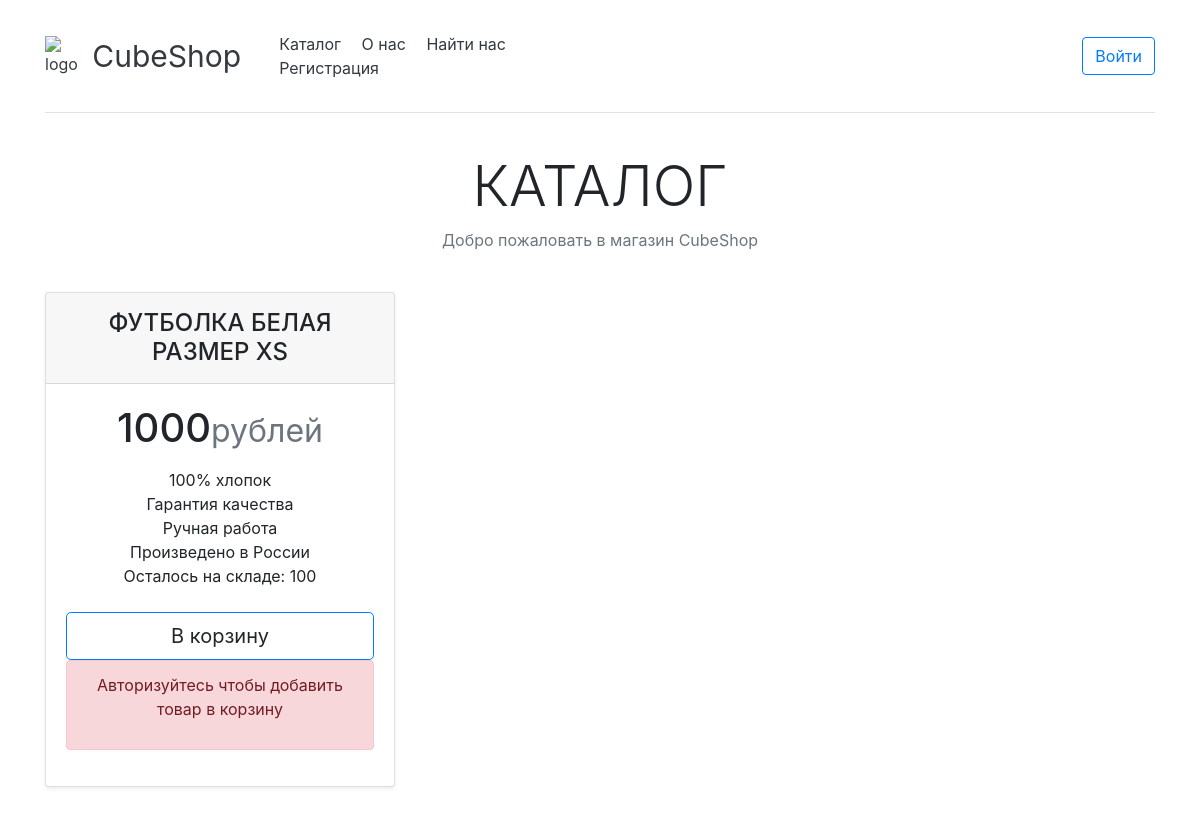
Before: / with the older database file.
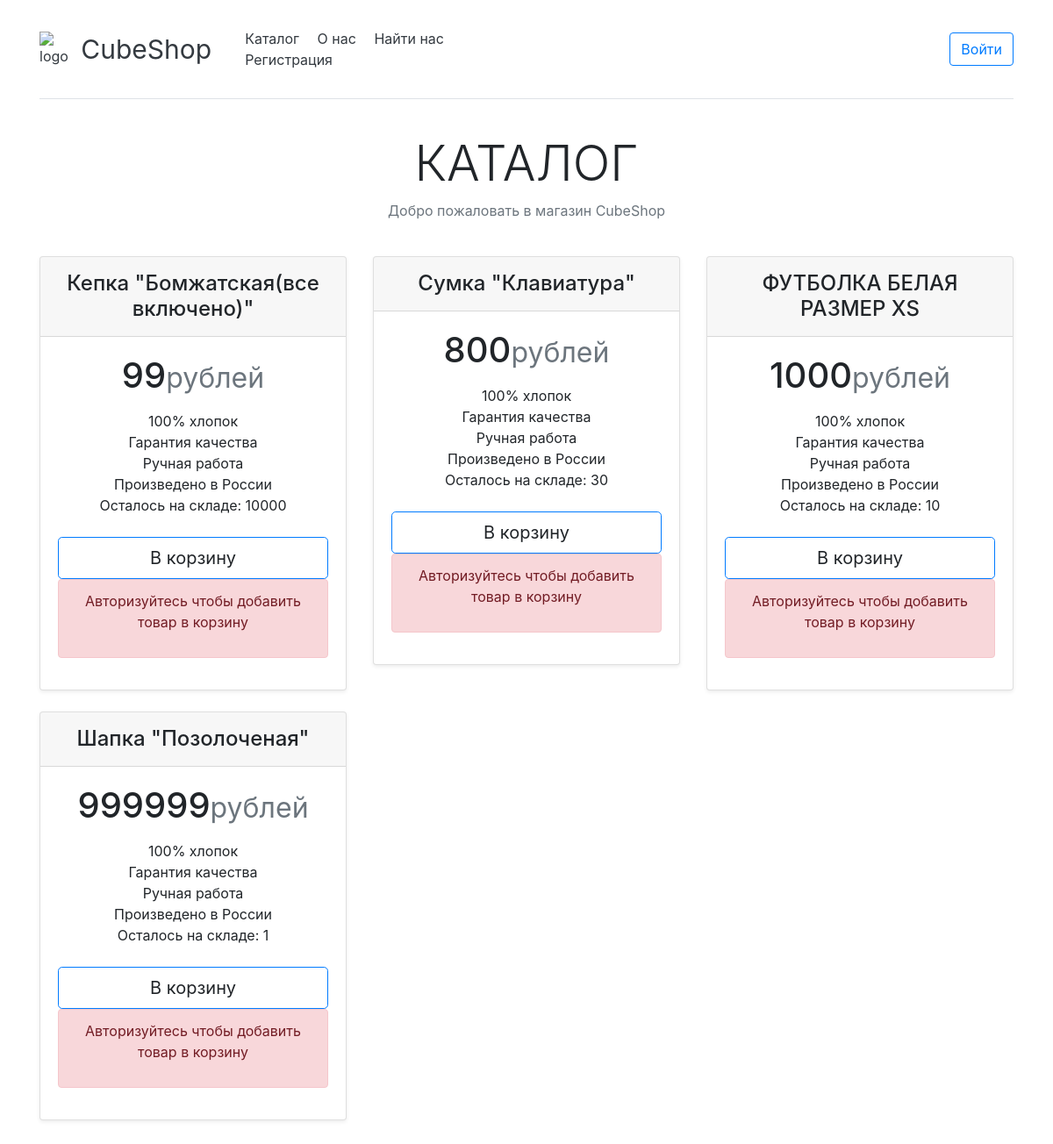
After: the same page with the newer database file.
### main.py (models this page shows, shortened)
class Item(db.Model):
    id = db.Column(db.Integer, primary_key=True)
    title = db.Column(db.String(100), nullable=False)
    price = db.Column(db.Integer, nullable=False)
    rest = db.Column(db.Integer, nullable=False)

### main.py (the view)
@app.route('/')
def home():
    items = Item.query.order_by(Item.price).all()
    return render_template('home.html', data=items)

### templates/home.html (shortened to what this page needs)
{% extends 'super.html' %}
{% block body %}
 <div class="pricing-header p-3 pb-md-4 mx-auto text-center">
    <h1 class="display-4 fw-normal">КАТАЛОГ</h1>
    <p class="fs-5 text-muted">Добро пожаловать в магазин CubeShop</p>
  </div>
    <div class="row row-cols-1 row-cols-md-3 mb-3 text-center">
      {% for i in data %}
      {% if i.rest > 0 %}
 <div class="col">
        <div class="card mb-4 rounded-3 shadow-sm">
          <div class="card-header py-3">
            <h4 class="my-0 fw-normal">{{ i.title }}</h4>
          </div>
          <div class="card-body">
            <h1 class="card-title pricing-card-title">{{ i.price }}<small class="text-muted fw-light">рублей</small></h1>
            <ul class="list-unstyled mt-3 mb-4">
              <li>100% хлопок</li>
              <li>Гарантия качества</li>
              <li>Ручная работа</li>
              <li>Произведено в России</li>
              <li>Осталось на складе: {{ i.rest }}</li>
            </ul>
            {% if current_user.is_authenticated %}
            <a href="/shopping_add/{{ i.id }}" class="w-100 btn btn-lg btn-outline-primary">В корзину</a>
            {% else %}
            <a class="w-100 btn btn-lg btn-outline-primary">В корзину</a>
              <div class="alert alert-danger" role="alert">
                    <p>
                        Авторизуйтесь чтобы добавить товар в корзину
                    </p>
                </div>
            {% endif %}
          </div>
        </div>
</div>
       {% endif %}
      {% endfor %}
</div>
{% endblock %}

### templates/super.html (shortened to what this page needs)
<!doctype html>
<html lang="en">
<head>
  <link rel="stylesheet" href="https://stackpath.bootstrapcdn.com/bootstrap/4.5.2/css/bootstrap.min.css">
  <link rel="stylesheet"
          href="https://stackpath.bootstrapcdn.com/bootstrap/4.4.1/css/bootstrap.min.css"
>
</head>
<body>
  <div class="container py-3">
    <header class="d-flex flex-column flex-md-row align-items-center pb-3 mb-4 border-bottom">
      <a href="/" class="d-flex align-items-center text-dark text-decoration-none">
        <img  src="https://gou619.kalin.gov.spb.ru/assets/images/news/2020_06/cropped-cube-logo-4.png" style="max-height: 60px;" alt="logo">
        <span class="fs-4" style="font-size: 30px">CubeShop</span>
      </a>
      <nav class="my-3 my-md-o mr-md-3" style="margin-left: 30px">
        <a class="p-2 text-dark" href="/">Каталог</a>
        <a class="p-2 text-dark" href="/about">О нас</a>
        <a class="p-2 text-dark" href="/where">Найти нас</a>
        {% if not current_user.is_authenticated %}
        <a class="p-2 text-dark" href="/register">Регистрация</a>
        {% endif %}
      </nav>
      {% if not current_user.is_authenticated %}
      <a class="btn btn-outline-primary" href="login" style="margin-left: 435px">Войти</a>
      {% else %}
      {% if current_user.admin %}
      <a class="btn btn-outline-primary" href="logout" style="margin-left: 110px">Выйти</a>
      {% else %}
      <a class="btn btn-outline-primary" href="logout" style="margin-left: 465px">Выйти</a>
      {% endif %}
      {% endif %}
    </header>
    {% block body %}{% endblock %}
  </div>
</body>
</html>

Changed rows visible on the page:
added Item: title "Кепка \"Бомжатская(все включено)\"", price "99", rest "10000"
added Item: title "Сумка \"Клавиатура\"", price "800", rest "30"
changed Item "ФУТБОЛКА БЕЛАЯ РАЗМЕР XS": rest "100" → "10"
added Item: title "Шапка \"Позолоченая\"", price "999999", rest "1"
